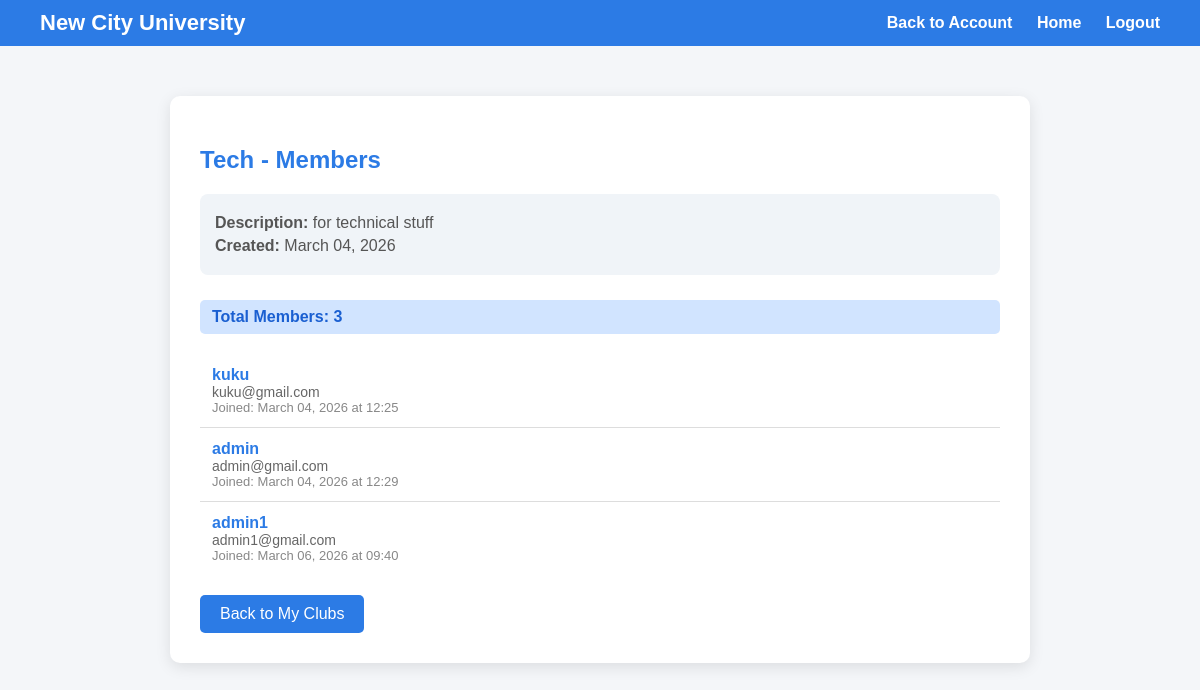
The page /club/1/members (signed in) on the database its author committed.
### app/models.py (models this page shows, shortened)
class Club(db.Model):
    id = db.Column(db.Integer, primary_key=True)
    name = db.Column(db.String(100), nullable=False, unique=True)
    description = db.Column(db.Text, nullable=True)
    owner_id = db.Column(db.Integer, db.ForeignKey('user.id'), nullable=False)
    created_at = db.Column(db.DateTime, default=datetime.utcnow)
    members = db.relationship('Membership', backref='club', foreign_keys='Membership.club_id')

class Membership(db.Model):
    id = db.Column(db.Integer, primary_key=True)
    user_id = db.Column(db.Integer, db.ForeignKey('user.id'), nullable=False)
    club_id = db.Column(db.Integer, db.ForeignKey('club.id'), nullable=False)
    joined_on = db.Column(db.DateTime, default=datetime.utcnow)

class User(db.Model):
    id = db.Column(db.Integer, primary_key=True)
    username = db.Column(db.String(80), unique=True, nullable=False)
    email = db.Column(db.String(120), unique=True, nullable=False)
    password = db.Column(db.String(128), nullable=False)
    role = db.Column(db.String(10), default='student')  # 'student' or 'admin'
    clubs_created = db.relationship('Club', backref='owner', foreign_keys='Club.owner_id')
    memberships = db.relationship('Membership', backref='user', foreign_keys='Membership.user_id')

### app/routes.py (the view)
@main.route('/club/<int:club_id>/members')
def club_members(club_id):
    if 'user_id' not in session or session.get('role') != 'admin':
        flash("Admin access required!", "danger")
        return redirect(url_for('main.index'))
    club = Club.query.get(club_id)
    if not club or club.owner_id != session['user_id']:
        flash("Unauthorized access!", "danger")
        return redirect(url_for('main.account'))
    members = Membership.query.filter_by(club_id=club_id).all()
    return render_template('club_members.html', club=club, members=members)

### app/templates/club_members.html (shortened to what this page needs)
<!DOCTYPE html>
<html>
<head>
</head>
<body>
<div class="navbar">
    <div class="logo">New City University</div>
    <div>
        <a href="{{ url_for('main.account') }}">Back to Account</a>
        <a href="{{ url_for('main.index') }}">Home</a>
        <a href="{{ url_for('main.logout') }}">Logout</a>
    </div>
</div>
<div class="container">
    <h2>{{ club.name }} - Members</h2>
    <div class="club-info">
        <p><strong>Description:</strong> {{ club.description if club.description else 'No description provided' }}</p>
        <p><strong>Created:</strong> {{ club.created_at.strftime('%B %d, %Y') }}</p>
    </div>
    <div class="member-count">
        Total Members: {{ members|length }}
    </div>
    <div class="members-list">
        {% if members %}
            {% for membership in members %}
                <div class="member-item">
                    <div class="member-info">
                        <div class="member-name">{{ membership.user.username }}</div>
                        <div class="member-email">{{ membership.user.email }}</div>
                        <div class="member-joined">Joined: {{ membership.joined_on.strftime('%B %d, %Y at %H:%M') }}</div>
                    </div>
                </div>
            {% endfor %}
        {% else %}
            <div class="no-members">No members have joined this club yet.</div>
        {% endif %}
    </div>
    <a class="btn" href="{{ url_for('main.account') }}">Back to My Clubs</a>
</div>
</body>
</html>

### app/templates/club_members.html (style rules this page uses)
body { font-family: Arial, sans-serif; background-color: #f4f6f9; margin: 0; padding: 0; }
.navbar { display: flex; justify-content: space-between; align-items: center; background-color: #2c7be5; padding: 10px 40px; color: white; }
.navbar .logo { font-size: 22px; font-weight: bold; }
.navbar a { color: white; text-decoration: none; font-weight: bold; margin-left: 20px; }
.container { max-width: 800px; margin: 50px auto; background-color: white; padding: 30px; border-radius: 10px; box-shadow: 0 4px 15px rgba(0,0,0,0.1); }
h2 { color: #2c7be5; margin-bottom: 20px; }
.club-info { background-color: #f0f4f8; padding: 15px; border-radius: 8px; margin-bottom: 25px; }
.club-info p { margin: 5px 0; color: #555; }
.members-list { margin-top: 20px; }
.member-item { padding: 12px; border-bottom: 1px solid #ddd; display: flex; justify-content: space-between; align-items: center; }
.member-item:last-child { border-bottom: none; }
.member-info { flex: 1; }
.member-name { font-weight: bold; color: #2c7be5; }
.member-email { color: #666; font-size: 14px; }
.member-joined { color: #888; font-size: 13px; }
.member-count { background-color: #d1e4ff; color: #1a5fd1; padding: 8px 12px; border-radius: 5px; font-weight: bold; margin-bottom: 15px; }
.btn { display: inline-block; margin-top: 20px; padding: 10px 20px; background-color: #2c7be5; color: white; border-radius: 5px; text-decoration: none; transition: 0.2s; }

### rows shown on the page
Club: name "Tech", description "for technical stuff", created_at "March 04, 2026"
Membership: user.username "kuku", user.email "kuku@gmail.com", joined_on "March 04, 2026 at 12:25"
Membership: user.username "admin", user.email "admin@gmail.com", joined_on "March 04, 2026 at 12:29"
Membership: user.username "admin1", user.email "admin1@gmail.com", joined_on "March 06, 2026 at 09:40"

### other values the page prints
{{ members|length }} "3"
